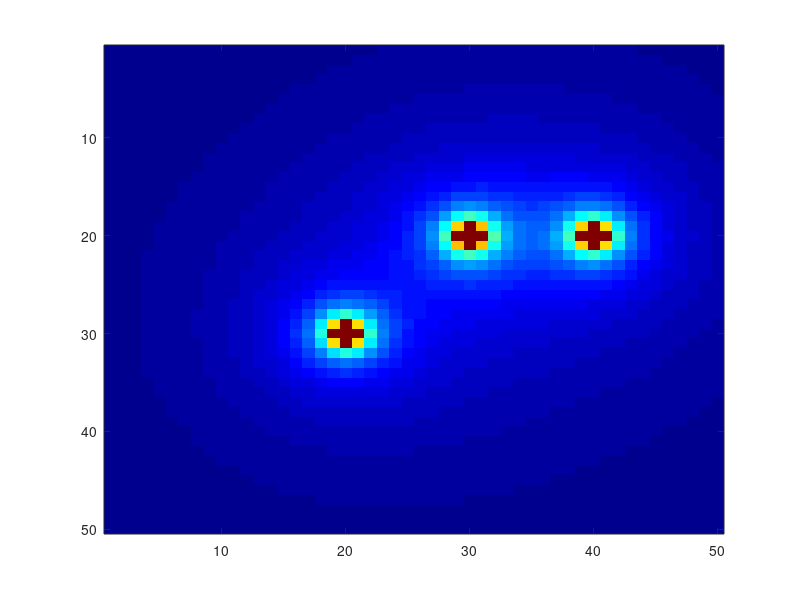

MATLAB code to generate this figure:
patch = zeros(50,50);
points = [20 30; 20 40; 30 20];
for i = 1:size(patch,1)
   for j = 1:size(patch,2)
      curPoint = repmat([i j],3,1); 
      diff = (curPoint-points).^2;
      dists = sum(diff,2);
      patch(i,j) =  min(sum(1./(dists.^(0.7))),1.0);
   end
end
imagesc(patch);
colormap jet;